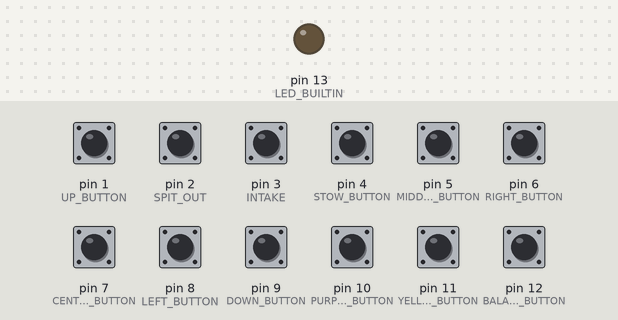
Bench run of a sketch on a simulated Arduino Leonardo, built with avr-gcc and run on an emulated ATmega32U4. Shown: output pins drawn as LEDs (lit = HIGH). The test bench sets the inputs (shaded band); at power-on: pin 1 (UP_BUTTON), pin 2 (SPIT_OUT), pin 3 (INTAKE), pin 4 (STOW_BUTTON), pin 5 (MIDDLE_BUTTON), pin 6 (RIGHT_BUTTON), pin 7 (CENTER_BUTTON), pin 8 (LEFT_BUTTON), pin 9 (DOWN_BUTTON), pin 10 (PURPLE_BUTTON), pin 11 (YELLOW_BUTTON), pin 12 (BALANCE_BUTTON) HIGH. USB keyboard and mouse output is not drawn.

Above: at 1.2 s.
1.3 s: pin 1 (UP_BUTTON) pulled LOW for 0.15 s
At 1.37 s:
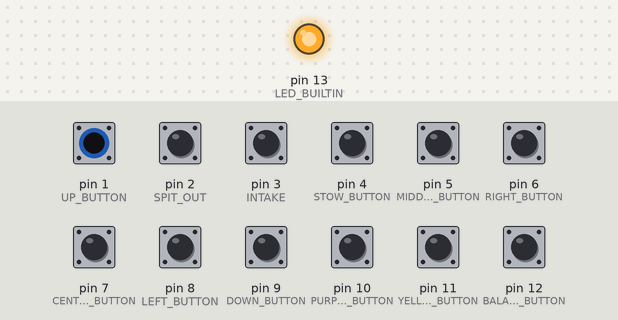
Timing chart, 0 to 4.3 s (numbered marks = the images above; inputs shaded):
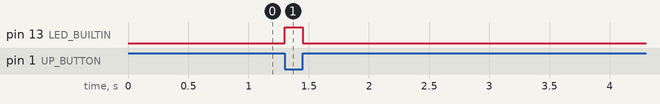

Measured:
- after the input at 1.3 s, pin 13 (LED_BUILTIN): LOW → HIGH at once, → LOW 0.15 s later

The sketch:

ChargedUpBoard.ino
```cpp
#include <Joystick.h>

Joystick_ Joystick;
void setup() {
    // initialize button pins
    Joystick.begin();
    pinMode(1, INPUT_PULLUP); // UP BUTTON
    pinMode(2, INPUT_PULLUP); // SPIT OUT
    pinMode(3, INPUT_PULLUP); // INTAKE
    pinMode(4, INPUT_PULLUP); // STOW BUTTON
    pinMode(5, INPUT_PULLUP); // MIDDLE BUTTON
    pinMode(6, INPUT_PULLUP); // RIGHT BUTTON
    pinMode(7, INPUT_PULLUP); // CENTER BUTTON
    pinMode(8, INPUT_PULLUP); // LEFT BUTTON
    pinMode(9, INPUT_PULLUP); // DOWN BUTTON
    pinMode(10, INPUT_PULLUP); // PURPLE BUTTON
    pinMode(11, INPUT_PULLUP); // YELLOW BUTTON
    pinMode(12, INPUT_PULLUP); // BALANCE BUTTON
    pinMode(LED_BUILTIN, OUTPUT);
}

struct pin_value { // data type used to store the button state
    int pin;
    bool value; // value tracks wether the button is pressed, don't omit this
};

pin_value pin_v[] = {{1, false}, {2, false}, {3, false}, {4, false}, {5, false}, {6, false}, {7, false}, {8, false}, {9, false}, {10, false}, {11, false}, {12, false}};

void loop() {
    for(int i=0; i<=11; i++) {
        bool reading = digitalRead(pin_v[i].pin); // false if the button is pressed
        if(!reading && !pin_v[i].value) { // if button is pressed and its not sending the button signal
            Joystick.pressButton(pin_v[i].pin-1);
            digitalWrite(LED_BUILTIN, HIGH);
            pin_v[i].value = true;
        }
        else if(reading && pin_v[i].value) { // if button is not pressed but it is sending the button signal
            Joystick.releaseButton(pin_v[i].pin-1);
            digitalWrite(LED_BUILTIN, LOW);
            pin_v[i].value = false;
        }
    }
}
```
